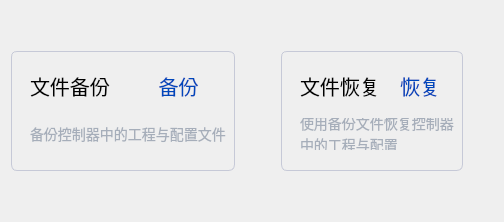
       <widget class="QWidget" name="pageFileBackup">
        <layout class="QVBoxLayout" name="verticalLayout_4">
         <item>
          <spacer name="verticalSpacer_8">
           <property name="orientation">
            <enum>Qt::Vertical</enum>
           </property>
           <property name="sizeType">
            <enum>QSizePolicy::Fixed</enum>
           </property>
           <property name="sizeHint" stdset="0">
            <size>
             <width>20</width>
             <height>40</height>
            </size>
           </property>
          </spacer>
         </item>
         <item>
          <layout class="QHBoxLayout" name="horizontalLayout">
           <property name="rightMargin">
            <number>30</number>
           </property>
           <item>
            <widget class="QWidget" name="fileBackupWidget" native="true">
             <property name="minimumSize">
              <size>
               <width>0</width>
               <height>120</height>
              </size>
             </property>
             <property name="maximumSize">
              <size>
               <width>480</width>
               <height>120</height>
              </size>
             </property>
             <property name="styleSheet">
              <string notr="true">.QWidget
{
	border: 1px solid #C6C9D7;
	border-radius: 6px;
}</string>
             </property>
             <layout class="QGridLayout" name="gridLayout_6">
              <item row="0" column="1">
               <widget class="QLabel" name="label_4">
                <property name="font">
                 <font>
                  <pointsize>-1</pointsize>
                 </font>
                </property>
                <property name="styleSheet">
                 <string notr="true">font-size: 20px;</string>
                </property>
                <property name="text">
                 <string>文件备份</string>
                </property>
               </widget>
              </item>
              <item row="0" column="2">
               <widget class="QPushButton" name="btnFileBackup">
                <property name="maximumSize">
                 <size>
                  <width>100</width>
                  <height>32</height>
                 </size>
                </property>
                <property name="font">
                 <font>
                  <pointsize>-1</pointsize>
                 </font>
                </property>
                <property name="cursor">
                 <cursorShape>PointingHandCursor</cursorShape>
                </property>
                <property name="styleSheet">
                 <string notr="true">border:none;
color:#0047BB;
font-size: 20px;</string>
                </property>
                <property name="text">
                 <string>备份</string>
                </property>
               </widget>
              </item>
              <item row="1" column="1" colspan="2">
               <widget class="QLabel" name="label_23">
                <property name="maximumSize">
                 <size>
                  <width>16777215</width>
                  <height>32</height>
                 </size>
                </property>
                <property name="styleSheet">
                 <string notr="true">color: #A6AEBA;
font-size: 14px;</string>
                </property>
                <property name="text">
                 <string>备份控制器中的工程与配置文件</string>
                </property>
               </widget>
              </item>
              <item row="0" column="0">
               <spacer name="horizontalSpacer_25">
                <property name="orientation">
                 <enum>Qt::Horizontal</enum>
                </property>
                <property name="sizeType">
                 <enum>QSizePolicy::Fixed</enum>
                </property>
                <property name="sizeHint" stdset="0">
                 <size>
                  <width>10</width>
                  <height>20</height>
                 </size>
                </property>
               </spacer>
              </item>
             </layout>
            </widget>
           </item>
           <item>
            <spacer name="horizontalSpacer_70">
             <property name="orientation">
              <enum>Qt::Horizontal</enum>
             </property>
             <property name="sizeType">
              <enum>QSizePolicy::Fixed</enum>
             </property>
             <property name="sizeHint" stdset="0">
              <size>
               <width>40</width>
               <height>20</height>
              </size>
             </property>
            </spacer>
           </item>
           <item>
            <widget class="QWidget" name="fileRecoverywidget" native="true">
             <property name="minimumSize">
              <size>
               <width>0</width>
               <height>120</height>
              </size>
             </property>
             <property name="maximumSize">
              <size>
               <width>480</width>
               <height>120</height>
              </size>
             </property>
             <property name="styleSheet">
              <string notr="true">.QWidget
{
	border: 1px solid #C6C9D7;
	border-radius: 6px;
}</string>
             </property>
             <layout class="QGridLayout" name="gridLayout_7">
              <item row="0" column="2">
               <widget class="QPushButton" name="btnFileRecovery">
                <property name="maximumSize">
                 <size>
                  <width>100</width>
                  <height>32</height>
                 </size>
                </property>
                <property name="font">
                 <font>
                  <pointsize>-1</pointsize>
                 </font>
                </property>
                <property name="cursor">
                 <cursorShape>PointingHandCursor</cursorShape>
                </property>
                <property name="styleSheet">
                 <string notr="true">border:none;
color:#0047BB;
font-size: 20px;</string>
                </property>
                <property name="text">
                 <string>恢复</string>
                </property>
               </widget>
              </item>
              <item row="0" column="1">
               <widget class="QLabel" name="label_24">
                <property name="font">
                 <font>
                  <pointsize>-1</pointsize>
                 </font>
                </property>
                <property name="styleSheet">
                 <string notr="true">font-size: 20px;</string>
                </property>
                <property name="text">
                 <string>文件恢复</string>
                </property>
               </widget>
              </item>
              <item row="1" column="1" colspan="2">
               <widget class="QLabel" name="label_25">
                <property name="maximumSize">
                 <size>
                  <width>16777215</width>
                  <height>32</height>
                 </size>
                </property>
                <property name="styleSheet">
                 <string notr="true">color: #A6AEBA;
font-size: 14px;</string>
                </property>
                <property name="text">
                 <string>使用备份文件恢复控制器中的工程与配置</string>
                </property>
                <property name="wordWrap">
                 <bool>true</bool>
                </property>
               </widget>
              </item>
              <item row="0" column="0">
               <spacer name="horizontalSpacer_62">
                <property name="orientation">
                 <enum>Qt::Horizontal</enum>
                </property>
                <property name="sizeType">
                 <enum>QSizePolicy::Fixed</enum>
                </property>
                <property name="sizeHint" stdset="0">
                 <size>
                  <width>10</width>
                  <height>20</height>
                 </size>
                </property>
               </spacer>
              </item>
             </layout>
            </widget>
           </item>
          </layout>
         </item>
         <item>
          <spacer name="verticalSpacer_9">
           <property name="orientation">
            <enum>Qt::Vertical</enum>
           </property>
           <property name="sizeType">
            <enum>QSizePolicy::Expanding</enum>
           </property>
           <property name="sizeHint" stdset="0">
            <size>
             <width>20</width>
             <height>40</height>
            </size>
           </property>
          </spacer>
         </item>
        </layout>
       </widget>
